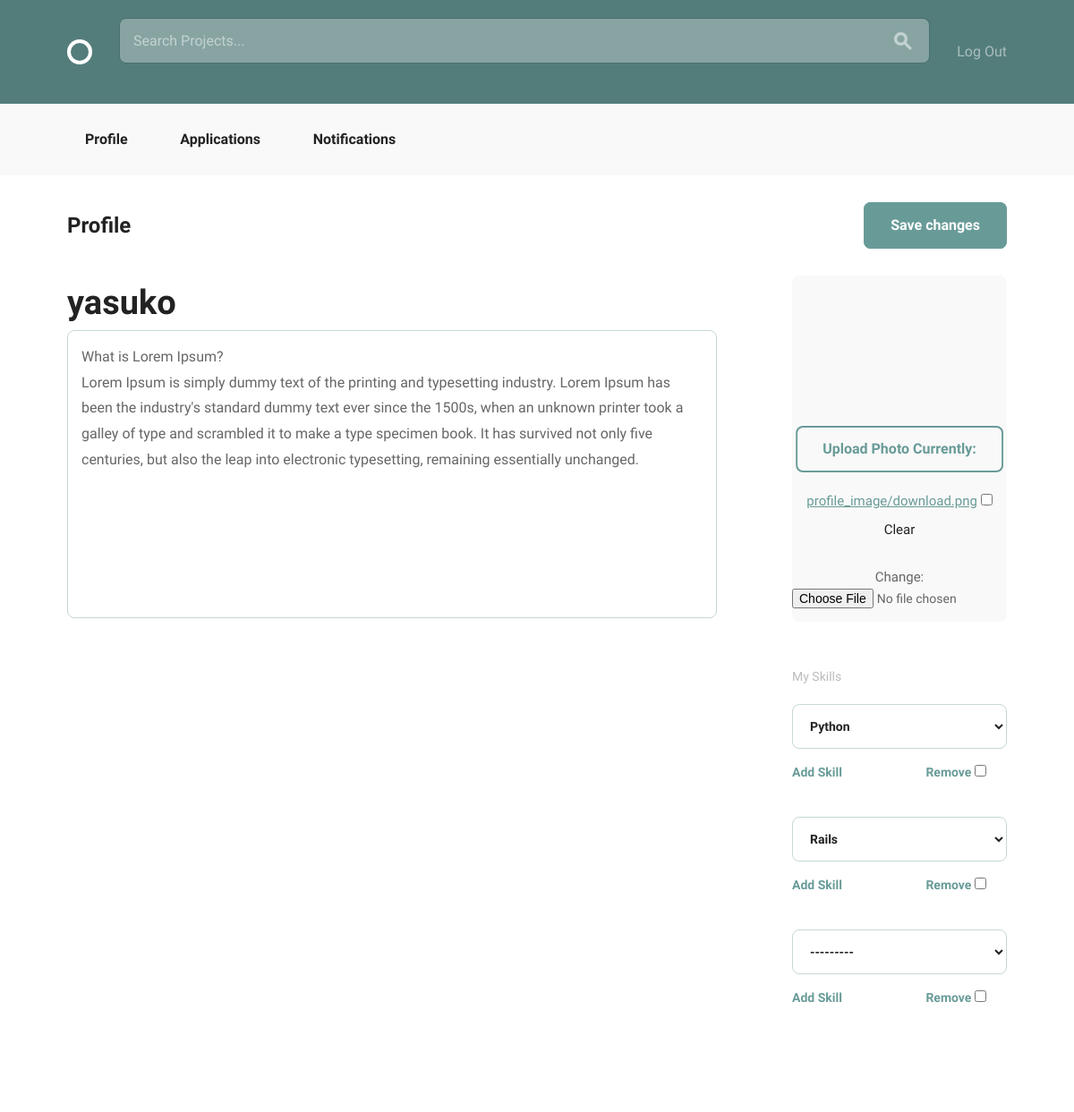
The page /accounts/edit/3/ (signed in) on the database as committed earlier.
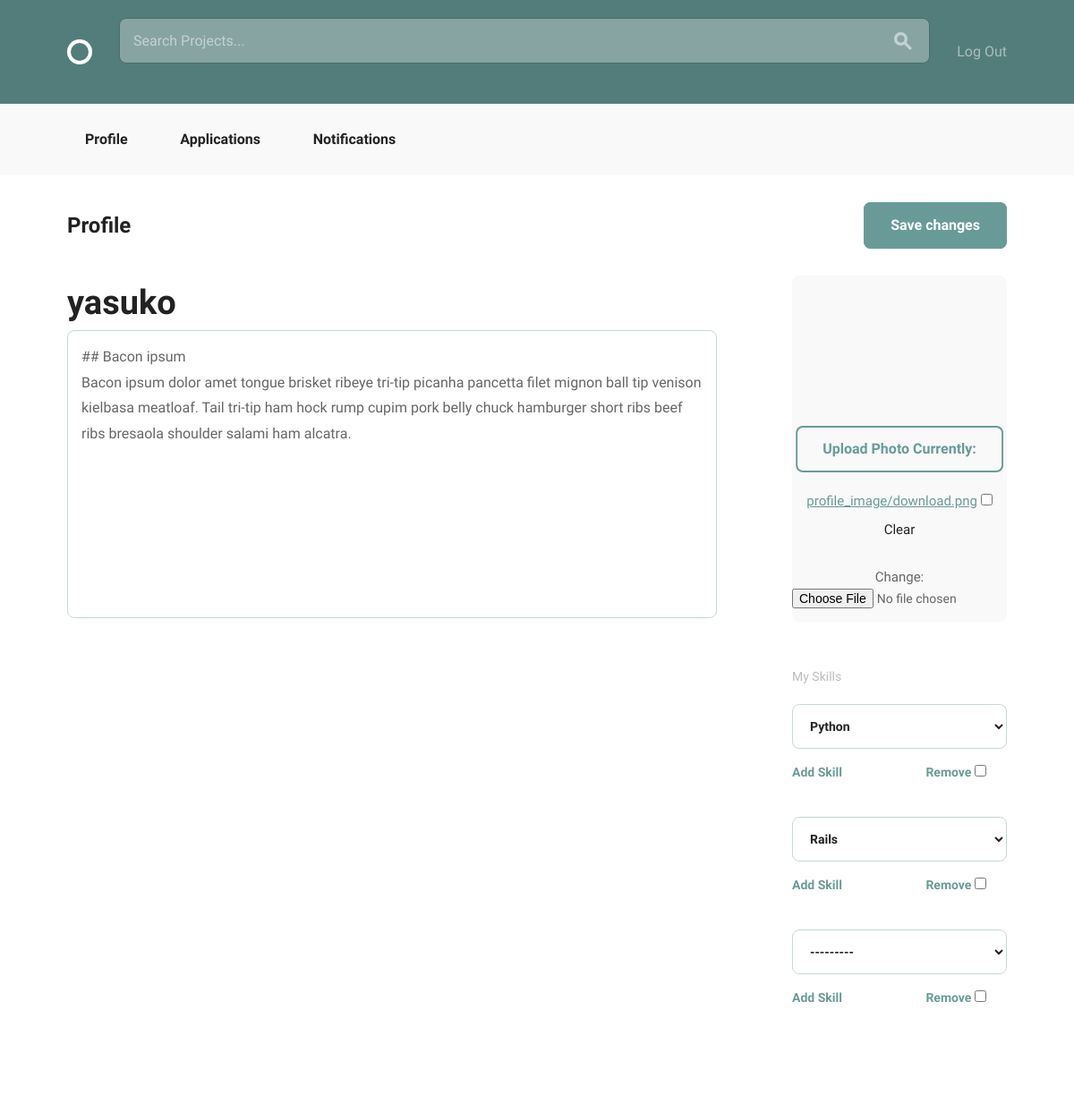
The same page on the database as committed later.
### accounts/models.py (models this page shows, shortened)
class User(AbstractBaseUser, PermissionsMixin):
    email = models.EmailField(unique=True)
    username = models.CharField(max_length=40, unique=True)
    bio = models.TextField(max_length=500, blank=True, default="")
    image = models.ImageField(upload_to="profile_image/", blank=True)
    date_joined = models.DateTimeField(default=timezone.now)
    is_active = models.BooleanField(default=True)
    is_staff = models.BooleanField(default=False)
    objects = UserManager()
    USERNAME_FIELD = "email"
    REQUIRED_FIELDS = ["username"]

### accounts/views.py (the view, shortened to what this page needs)
# urls.py: url(r"edit/(?P<pk>\d+)/$", views.profile_update, name="edit"),
@login_required
def profile_update(request, pk):
    profile = get_object_or_404(models.User, id=pk)
    form = forms.ProfileForm(instance=profile)
    skill_formset = forms.SkillInlineFormSet(
        queryset=models.Skill.objects.filter(user_id=pk)
    )
    return render(request, 'accounts/user_form.html', {
                'form': form,
                'skill_formset': skill_formset })

### accounts/forms.py
class ProfileForm(forms.ModelForm):
    class Meta:
        model = models.User
        fields = ('image', 'bio')

### accounts/templates/accounts/user_form.html (shortened to what this page needs)
{% extends "layout.html" %}
{% load static from staticfiles %}
{% block body_content %}
<form method='POST' enctype="multipart/form-data">
    <div class="bounds circle--page">
        <div class="circle--page--header circle--fluid">
            <div class="circle--fluid--cell circle--fluid--primary">
                <h2>Profile</h2>
            </div>
            <div class="circle--fluid--cell circle--fluid--secondary">
                <input type="submit" value="Save changes" class="button button-primary icon-on-left" >
            </div>
        </div>
        <div class="grid-70">
            <div class="circle--input--h1">
                {{ user.username }}
            </div>
            <div class="circle--article--body">
                {{ form.bio }}
            </div>
        </div>
        <div class="grid-25 grid-push-5">
          <div class="circle--secondary--module">
                <div class="circle--primary--avatar">
                    <a class="button">
                      Upload Photo
                      {{ form.image }}
                    </a>
                </div>
          </div>
            <div class="circle--secondary--module">
                <h4>My Skills</h4>
                  <ul class="circle--clone--list">
                      {% for skill in skill_formset %}
                          <li class="skill_forms">
                              {{ skill.name }}
                              <a class="circle--clone--add">Add Skill</a>
                              <a style="margin-left:90px;">Remove {{ skill.DELETE }}</a>
                          </li>
                      {% endfor %}
                  </ul>
            </div>
        </div>
    </div>
</form>
{% endblock %}

Rows that differ between the two databases and show on the page:
changed User "yasuko": bio "What is Lorem Ipsum? Lorem Ipsum is simply dummy text of the printing and typesetting industry. Lorem Ipsum has been the industry's standard dummy text ever since the 1500s, when an unknown printer took a galley of type and scrambled it to make a type specimen book. It has survived not only five centuries, but also the leap into electronic typesetting, remaining essentially unchanged." → "## Bacon ipsum Bacon ipsum dolor amet tongue brisket ribeye tri-tip picanha pancetta filet mignon ball tip venison kielbasa meatloaf. Tail tri-tip ham hock rump cupim pork belly chuck hamburger short ribs beef ribs bresaola shoulder salami ham alcatra."
